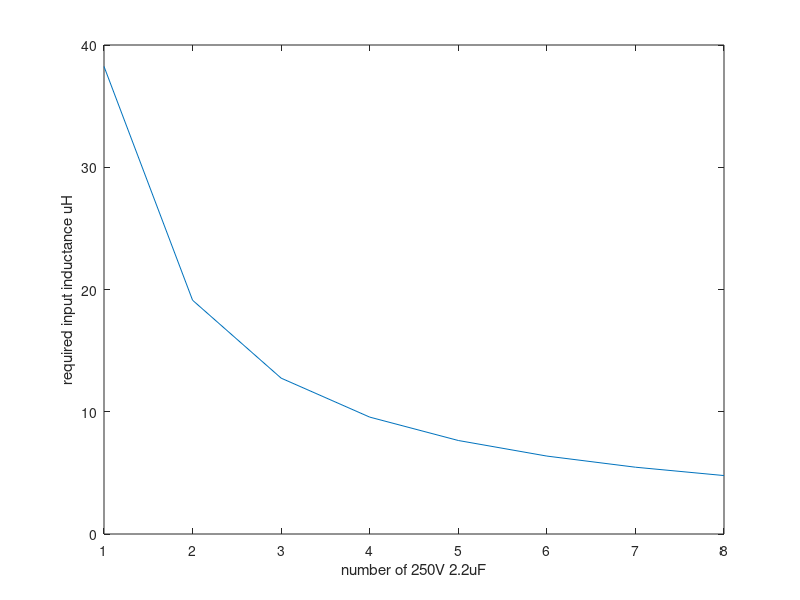

MATLAB code to generate this figure: (Note: this script raises an error after producing the figure.)
clear all
close all

Vi=160;
Vimin=40;
Vo=28;
Dnom=Vo/Vi;
Iomax=12;
Pmax=300;
Iimax=Pmax/Vimin;
Lo=12e-6; %output inductor
fsw=425e3; %switching frequency
dIin=0.02; % desired input current ripple
Att=20*log10(Iomax/dIin)

dI=(Vi-Vo)*(Vo./Vi)./(Lo*fsw)


Cout=dI./(8*fsw*0.015); %assume desire 20mV of ripple

fcx=1./(2*pi*sqrt(Lo*Cout))

%use a simple LC filter 40dB/dec
%calculate corner frequency of filter to get desired attenuation
fcfilter=fsw/(10^(Att/40));
%max 250V capacitance available on digikey
C250Vmax=2.2e-6
%step through possible integer number of bulk cap
N=1:8;
Lfilter=(1./(fcfilter*2*pi)).^2./(N.*C250Vmax);
plot(N,Lfilter*1e6);
xlabel('number of 250V 2.2uF');
ylabel('required input inductance uH');

%try to use the same EQ25 core for procurement purpose
turns=round(Iimax*Lfilter(3)./(0.35*89.7e-6));
Lin=turns*0.35*89.7e-6/Iimax;
%Lin=5*0.35*89.7e-6/Iimax;
Cin=6*C250Vmax;

%frequency vector
freq=1e2:1e2:1e6;
w=2.*pi.*freq;
s=j.*w;
fcfilter=1/(2*pi*sqrt(Lin*Cin));
Rfo=sqrt(Lin./Cin);
Zof=1.5.*Rfo; %characteristic impedance of filter
%%optimal ratio Cf2/Cbulk of R-C damping network
%n=(Rfo^2/Zof^2)*(1+sqrt(1+4*Zof^2/Rfo^2)); 
%Rdamp=Rfo*sqrt((2+n)*(4+3*n)/(2*n^2*(4+n))); %optimal Rdamp
%Cdamp=Cin*n; 

%L-RL damping
n=(-2+sqrt(4+16*(Zof/Rfo)^2))/8;
Ldamp=Lin*n;
Rdamp=Rfo*sqrt(n*(3+4*n)*(1+2*n)/(2*(1+4*n)));

% plotting stuff
RL=Rload(300,28);
RL=[0.1 1 10 100 10000];

figure()

for Rx=RL
    ZN=buckZN(Rx,Dnom,s);
    ZD=buckZD(Lo,10e-3,Cout,10e-3,Rx,Dnom,s);
    %ZS=parallel(s.*Lin+20e-3,parallel(Rdamp+1./(s.*Cdamp),1./(s.*Cin)));
    ZS=parallel(s.*Lin+20e-3,parallel(Rdamp+s.*Ldamp,1./(s.*Cin)));
    
    %calculate dB of impedance
    %ZNdB=20.*log10(abs(ZN));
    ZDdB=20.*log10(abs(ZD));
    ZSdB=20.*log10(abs(ZS));
    
    %plot impedances
    semilogx(freq,ZDdB,'r');
    hold on;

end

%semilogx(freq,ZNdB,'g');
semilogx(freq,ZSdB);

axis([100 1e6 -60 100]);
xlabel('frequency (Hz)');
ylabel('impedance (dB)');
legend('RL=0.1','1','10','100','10000','ZS');

hold off;

Hs=(1./(s.*Cin))./(parallel(s.*Lin+20e-3,s.*Ldamp+Rdamp)+1./(s.*Cin));
figure()
semilogx(freq,20.*log10(abs(Hs)));
xlabel('frequency (Hz)');
ylabel('attenuation (dB)');
grid on
